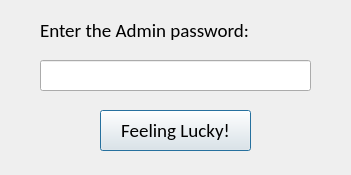
<?xml version="1.0" encoding="UTF-8"?>
<ui version="4.0">
 <class>Dialog</class>
 <widget class="QDialog" name="Dialog">
  <property name="geometry">
   <rect>
    <x>0</x>
    <y>0</y>
    <width>351</width>
    <height>175</height>
   </rect>
  </property>
  <property name="windowTitle">
   <string>Load a DB</string>
  </property>
  <widget class="QLineEdit" name="line_edit">
   <property name="geometry">
    <rect>
     <x>40</x>
     <y>60</y>
     <width>271</width>
     <height>31</height>
    </rect>
   </property>
   <property name="echoMode">
    <enum>QLineEdit::Password</enum>
   </property>
  </widget>
  <widget class="QPushButton" name="button">
   <property name="geometry">
    <rect>
     <x>100</x>
     <y>110</y>
     <width>151</width>
     <height>41</height>
    </rect>
   </property>
   <property name="font">
    <font>
     <family>Calibri</family>
     <pointsize>14</pointsize>
     <weight>50</weight>
     <bold>false</bold>
    </font>
   </property>
   <property name="text">
    <string>Feeling Lucky!</string>
   </property>
  </widget>
  <widget class="QLabel" name="label">
   <property name="geometry">
    <rect>
     <x>40</x>
     <y>20</y>
     <width>271</width>
     <height>20</height>
    </rect>
   </property>
   <property name="font">
    <font>
     <family>Calibri</family>
     <pointsize>14</pointsize>
    </font>
   </property>
   <property name="text">
    <string>Enter the Admin password:</string>
   </property>
  </widget>
 </widget>
 <resources/>
 <connections/>
</ui>
